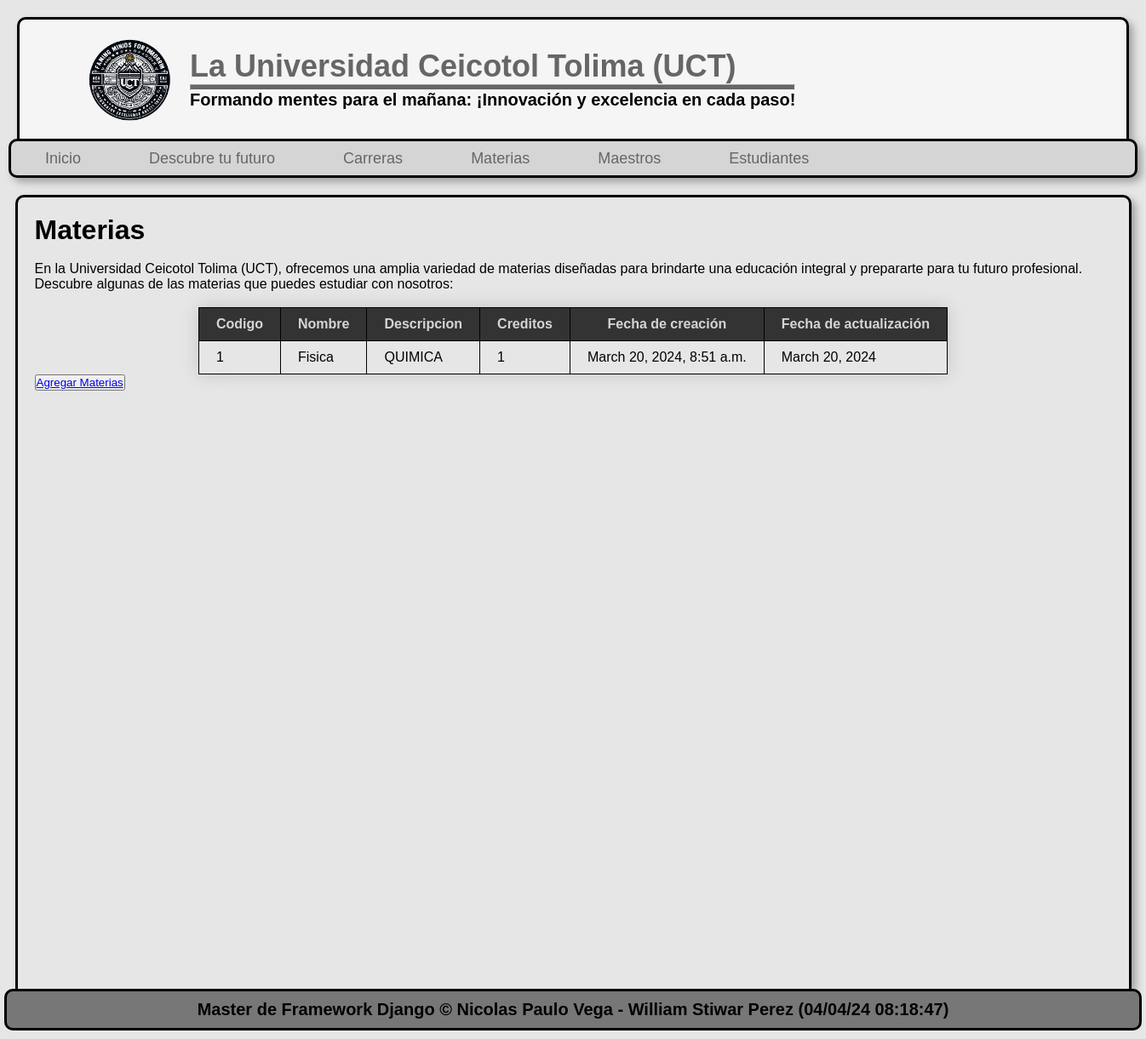
Before: /materias/ with the older database file.
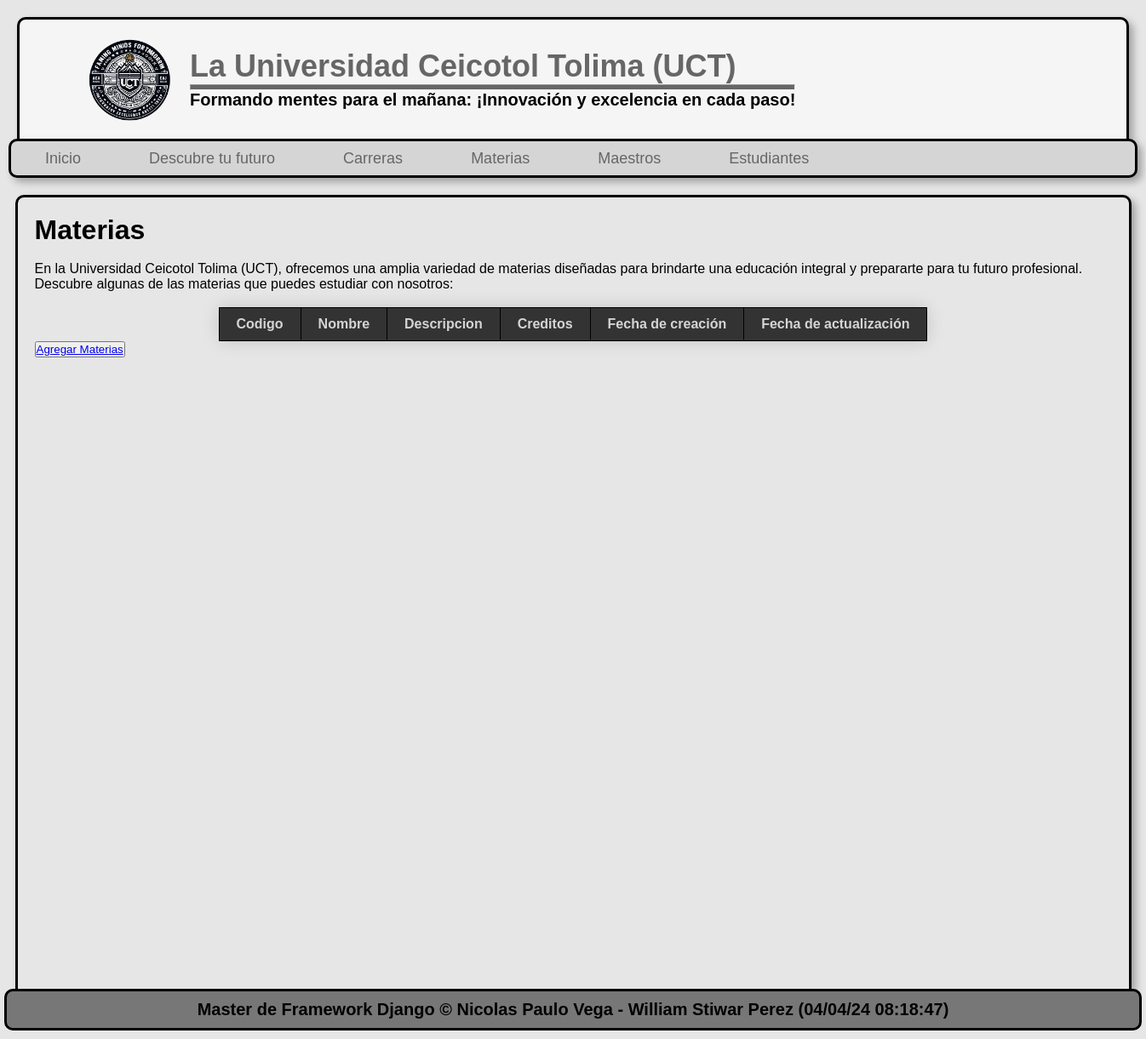
After: the same page with the newer database file.
### pagina/models.py (models this page shows, shortened)
class Materi(models.Model):
    code = models.AutoField(primary_key=True, verbose_name="codigo")
    name = models.CharField(max_length=150, verbose_name="nombre")
    description = models.TextField(verbose_name="descripcion")
    credits = models.IntegerField(verbose_name="creditos")
    Creation_date = models.DateTimeField(auto_now_add=True, verbose_name="fecha de creación")
    update_date = models.DateField(auto_now=True, verbose_name="fecha de actualización")
    class Meta:
        verbose_name="Materia"
        verbose_name="Materias"

### pagina/views.py (the view)
# urls.py: path('materias/', pagina.views.courses, name="courses"),
def courses(request):
    materi = Materi.objects.order_by('code')
    return render(request, 'nav/courses.html',{
        'materi': materi
    })

### pagina/templates/nav/courses.html (shortened to what this page needs)
{% extends "layout.html" %}
{% load static %}
{% block content %}
    <h1 class="Materias">Materias</h1>
    <br>
    <p>En la Universidad Ceicotol Tolima (UCT), ofrecemos una amplia variedad de materias diseñadas para brindarte una educación integral y prepararte para tu futuro profesional. Descubre algunas de las materias que puedes estudiar con nosotros:</p>
    <br>
    <div class="lista-materias">
        <table class="tabla-materias">
            <thead>
                <tr>
                    <th>Codigo</th>
                    <th>Nombre</th>
                    <th>Descripcion</th>
                    <th>Creditos</th>
                    <th>Fecha de creación</th>
                    <th>Fecha de actualización</th>
                </tr>
            </thead>
            <tbody>
                {% for materia in materi %}
                <tr>
                    <td>{{ materia.code }}</td>
                    <td>{{ materia.name }}</td>
                    <td>{{ materia.description }}</td>
                    <td>{{ materia.credits }}</td>
                    <td>{{ materia.Creation_date }}</td>
                    <td>{{ materia.update_date }}</td>
                </tr>
                {% endfor %}
            </tbody>
        </table>
        <button><a href="{% url "create_materi" %}">Agregar Materias</a></button>
    </div>
{% endblock  %}

Changed rows visible on the page:
removed Materi: code "1", name "Fisica", description "QUIMICA", credits "1", Creation_date "March 20, 2024, 8:51 a.m.", update_date "March 20, 2024"
